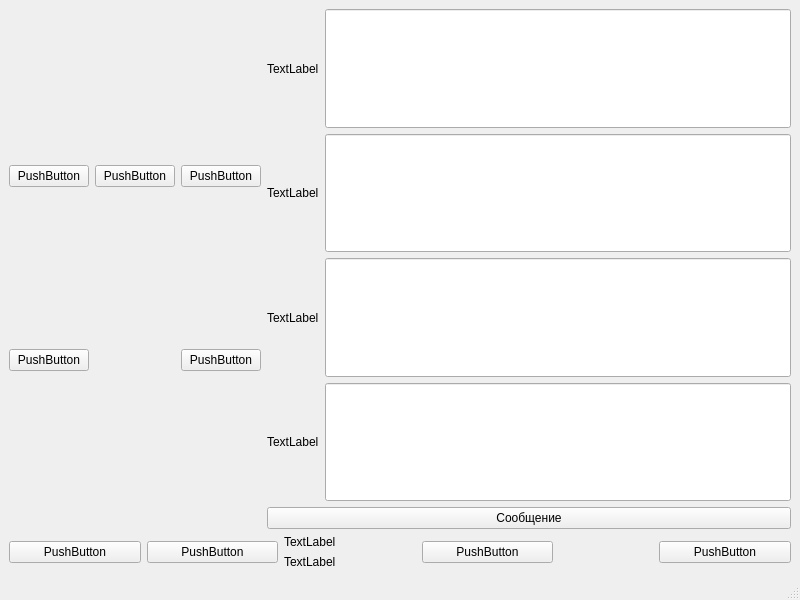
<?xml version="1.0" encoding="UTF-8"?>
<ui version="4.0">
 <class>MainWindow</class>
 <widget class="QMainWindow" name="MainWindow">
  <property name="geometry">
   <rect>
    <x>0</x>
    <y>0</y>
    <width>800</width>
    <height>600</height>
   </rect>
  </property>
  <property name="windowTitle">
   <string>MainWindow</string>
  </property>
  <widget class="QWidget" name="centralwidget">
   <layout class="QGridLayout" name="gridLayout_2">
    <item row="0" column="0">
     <layout class="QGridLayout" name="gridLayout">
      <item row="0" column="1">
       <widget class="QPushButton" name="pushButton_7">
        <property name="text">
         <string>PushButton</string>
        </property>
       </widget>
      </item>
      <item row="0" column="0">
       <widget class="QPushButton" name="pushButton_5">
        <property name="text">
         <string>PushButton</string>
        </property>
       </widget>
      </item>
      <item row="1" column="0">
       <widget class="QPushButton" name="pushButton_6">
        <property name="text">
         <string>PushButton</string>
        </property>
       </widget>
      </item>
      <item row="0" column="2">
       <widget class="QPushButton" name="pushButton_8">
        <property name="text">
         <string>PushButton</string>
        </property>
       </widget>
      </item>
      <item row="1" column="2">
       <widget class="QPushButton" name="pushButton_9">
        <property name="text">
         <string>PushButton</string>
        </property>
       </widget>
      </item>
     </layout>
    </item>
    <item row="0" column="1">
     <layout class="QVBoxLayout" name="verticalLayout">
      <item>
       <layout class="QFormLayout" name="formLayout">
        <item row="0" column="0">
         <widget class="QLabel" name="lblAbout">
          <property name="sizePolicy">
           <sizepolicy hsizetype="Preferred" vsizetype="Expanding">
            <horstretch>0</horstretch>
            <verstretch>0</verstretch>
           </sizepolicy>
          </property>
          <property name="text">
           <string>TextLabel</string>
          </property>
         </widget>
        </item>
        <item row="0" column="1">
         <widget class="QLineEdit" name="lineEdit">
          <property name="sizePolicy">
           <sizepolicy hsizetype="Expanding" vsizetype="Expanding">
            <horstretch>0</horstretch>
            <verstretch>0</verstretch>
           </sizepolicy>
          </property>
         </widget>
        </item>
        <item row="1" column="0">
         <widget class="QLabel" name="lblCrit">
          <property name="sizePolicy">
           <sizepolicy hsizetype="Preferred" vsizetype="Expanding">
            <horstretch>0</horstretch>
            <verstretch>0</verstretch>
           </sizepolicy>
          </property>
          <property name="text">
           <string>TextLabel</string>
          </property>
         </widget>
        </item>
        <item row="1" column="1">
         <widget class="QLineEdit" name="lineEdit_2">
          <property name="sizePolicy">
           <sizepolicy hsizetype="Expanding" vsizetype="Expanding">
            <horstretch>0</horstretch>
            <verstretch>0</verstretch>
           </sizepolicy>
          </property>
         </widget>
        </item>
        <item row="2" column="0">
         <widget class="QLabel" name="lblInfo">
          <property name="sizePolicy">
           <sizepolicy hsizetype="Preferred" vsizetype="Expanding">
            <horstretch>0</horstretch>
            <verstretch>0</verstretch>
           </sizepolicy>
          </property>
          <property name="text">
           <string>TextLabel</string>
          </property>
         </widget>
        </item>
        <item row="2" column="1">
         <widget class="QLineEdit" name="lineEdit_3">
          <property name="sizePolicy">
           <sizepolicy hsizetype="Expanding" vsizetype="Expanding">
            <horstretch>0</horstretch>
            <verstretch>0</verstretch>
           </sizepolicy>
          </property>
         </widget>
        </item>
        <item row="3" column="0">
         <widget class="QLabel" name="lblWarn">
          <property name="sizePolicy">
           <sizepolicy hsizetype="Preferred" vsizetype="Expanding">
            <horstretch>0</horstretch>
            <verstretch>0</verstretch>
           </sizepolicy>
          </property>
          <property name="text">
           <string>TextLabel</string>
          </property>
         </widget>
        </item>
        <item row="3" column="1">
         <widget class="QLineEdit" name="lineEdit_4">
          <property name="sizePolicy">
           <sizepolicy hsizetype="Expanding" vsizetype="Expanding">
            <horstretch>0</horstretch>
            <verstretch>0</verstretch>
           </sizepolicy>
          </property>
         </widget>
        </item>
       </layout>
      </item>
      <item>
       <widget class="QPushButton" name="btnMessage">
        <property name="text">
         <string>Сообщение</string>
        </property>
       </widget>
      </item>
     </layout>
    </item>
    <item row="1" column="0" colspan="2">
     <layout class="QHBoxLayout" name="horizontalLayout">
      <item>
       <widget class="QPushButton" name="pushButton">
        <property name="text">
         <string>PushButton</string>
        </property>
       </widget>
      </item>
      <item>
       <widget class="QPushButton" name="pushButton_2">
        <property name="text">
         <string>PushButton</string>
        </property>
       </widget>
      </item>
      <item>
       <layout class="QVBoxLayout" name="verticalLayout_2">
        <item>
         <widget class="QLabel" name="label">
          <property name="text">
           <string>TextLabel</string>
          </property>
         </widget>
        </item>
        <item>
         <widget class="QLabel" name="label_2">
          <property name="text">
           <string>TextLabel</string>
          </property>
         </widget>
        </item>
       </layout>
      </item>
      <item>
       <widget class="QPushButton" name="pushButton_3">
        <property name="text">
         <string>PushButton</string>
        </property>
       </widget>
      </item>
      <item>
       <spacer name="horizontalSpacer">
        <property name="orientation">
         <enum>Qt::Horizontal</enum>
        </property>
        <property name="sizeType">
         <enum>QSizePolicy::Fixed</enum>
        </property>
        <property name="sizeHint" stdset="0">
         <size>
          <width>100</width>
          <height>30</height>
         </size>
        </property>
       </spacer>
      </item>
      <item>
       <widget class="QPushButton" name="pushButton_4">
        <property name="text">
         <string>PushButton</string>
        </property>
       </widget>
      </item>
     </layout>
    </item>
   </layout>
  </widget>
  <widget class="QMenuBar" name="menubar">
   <property name="geometry">
    <rect>
     <x>0</x>
     <y>0</y>
     <width>800</width>
     <height>22</height>
    </rect>
   </property>
  </widget>
  <widget class="QStatusBar" name="statusbar"/>
 </widget>
 <resources/>
 <connections/>
</ui>
